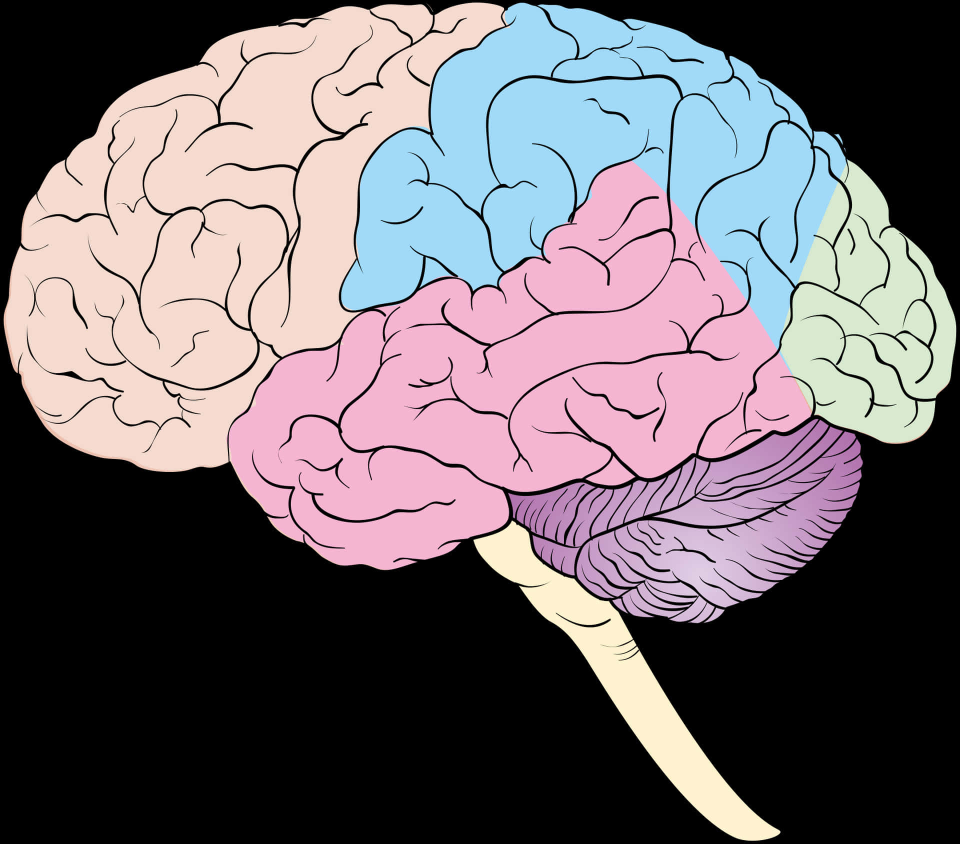
#> input picture harris/brain2.jpeg, 1920 x 1688 px (shown at 1/2 size)
$ python tempCodeRunnerFile.py
#> lines starting #> are read from the running program, lines starting #| are printed output that depends on the picture; after the words box and inside, x2 and y2 are one past the last pixel; in counts of white or black regions, pixels touching at a corner belong together
import numpy as np
import matplotlib.pyplot as plt
from matplotlib.widgets import Slider, Button
from collections import deque
import cv2
from tkinter import Tk
from tkinter.filedialog import askopenfilename

def get_neighbors(point, shape):
    x, y = point
    neighbors = []
    dir = [(0, 1), (1, 0), (0, -1), (-1, 0), (1, 1), (-1, -1), (1, -1), (-1, 1)]
    for dx, dy in dir:
        nx, ny = x + dx, y + dy
        if 0 <= nx < shape[0] and 0 <= ny < shape[1]:
            neighbors.append((nx, ny))
    return neighbors

def region_growing(image, seed_point, threshold):
    if len(image.shape) == 3:
        image = np.mean(image, axis=2)

    visited = np.zeros(image.shape, dtype=bool)
    region = np.zeros(image.shape, dtype=bool)

    seed_value = image[seed_point]
    queue = deque([seed_point])

    while queue:
        current_point = queue.popleft()
        x, y = current_point

        if visited[x, y]:
            continue

        visited[x, y] = True

        if abs(image[x, y] - seed_value) <= threshold:
            region[x, y] = 1
            neighbors = get_neighbors(current_point, image.shape)
            for n in neighbors:
                if not visited[n[0], n[1]]:
                    queue.append(n)

    return region

def load_image():
    global Original, image, seed
    Tk().withdraw()  # Hide the root tkinter window
    file_path = askopenfilename(filetypes=[("Image files", "*.jpeg;*.jpg;*.png;*.bmp")])
    if file_path:
        Original = cv2.cvtColor(cv2.imread(file_path), cv2.COLOR_BGR2RGB)
        image = cv2.imread(file_path, cv2.IMREAD_GRAYSCALE)
        seed = (image.shape[0] // 2, image.shape[1] // 2)  # Reset seed to the center of the new image
        update(None)  # Update the display with the new image

# Load the initial image
Original = cv2.cvtColor(cv2.imread('brain2.jpeg'), cv2.COLOR_BGR2RGB)
image = cv2.imread('brain2.jpeg', cv2.IMREAD_GRAYSCALE)
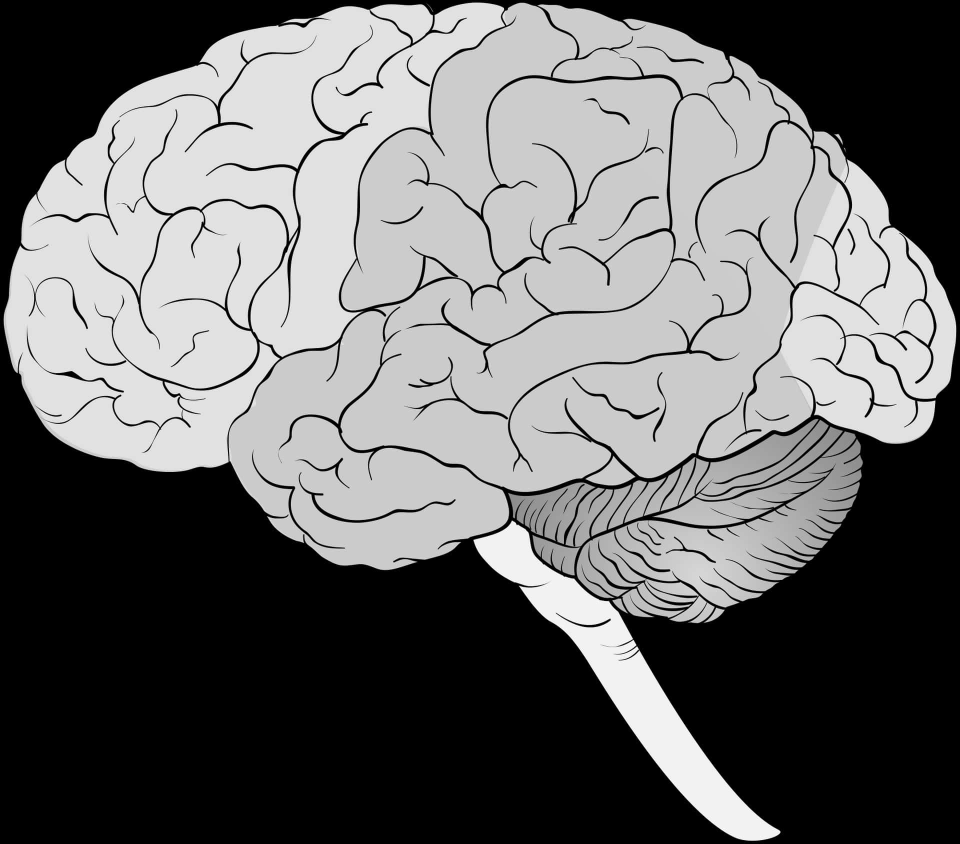
#> image: shape (1688, 1920) (shown at 1/2 size); min 0, max 255, mean 107.9
seed = (800, 750)

# Initial threshold value
initial_threshold = 26

# Create the figure and axes
fig, (ax1, ax2) = plt.subplots(1, 2, figsize=(10, 5))
plt.subplots_adjust(bottom=0.25)

# Display the original image
ax1.imshow(Original)
ax1.set_title('Original Image')

# Display the initial region growing result
region = region_growing(image, seed, initial_threshold)
#> in region_growing, `seed_value = image[seed_point]`: seed_value = 203
#> after the loop in region_growing, `while queue:`:
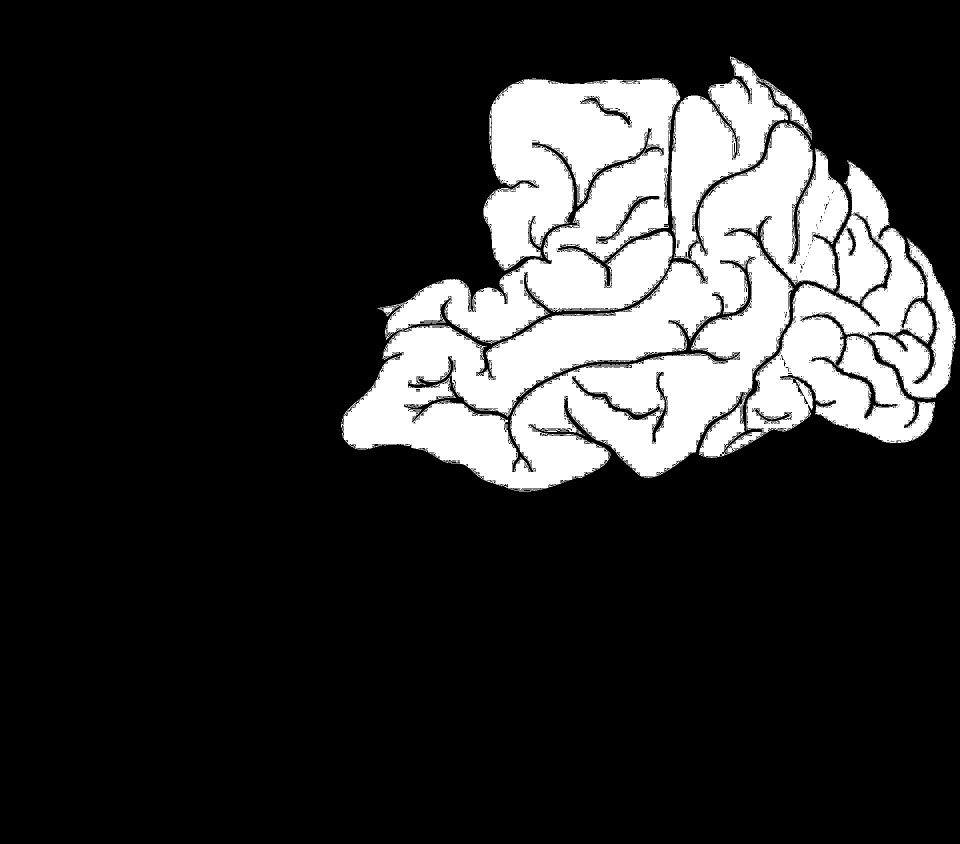
#> region: shape (1688, 1920) bool (shown at 1/2 size); 18.5% white; 1 white region, box (x1, y1, x2, y2) and area: (682, 113, 1912, 983) 598019
#> after the loop in region_growing, `while queue:`:
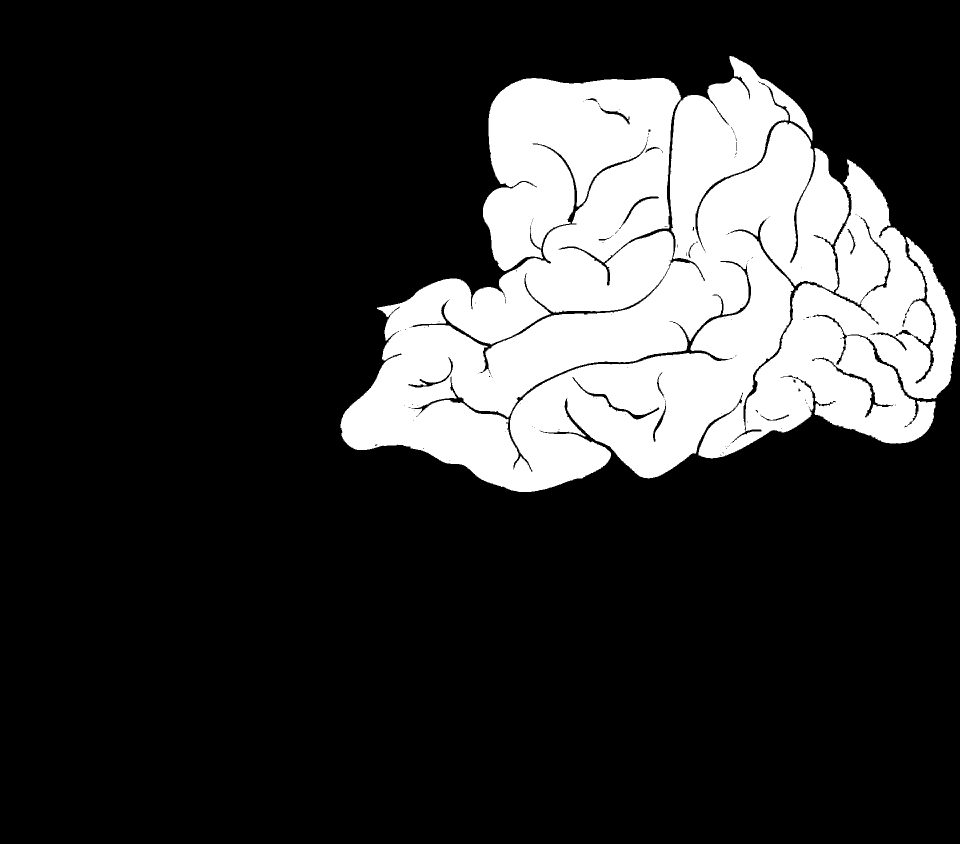
#> visited: shape (1688, 1920) bool (shown at 1/2 size); 20.2% white; 1 white region, box (x1, y1, x2, y2) and area: (681, 112, 1913, 984) 655870
result = Original * region[:, :, np.newaxis]
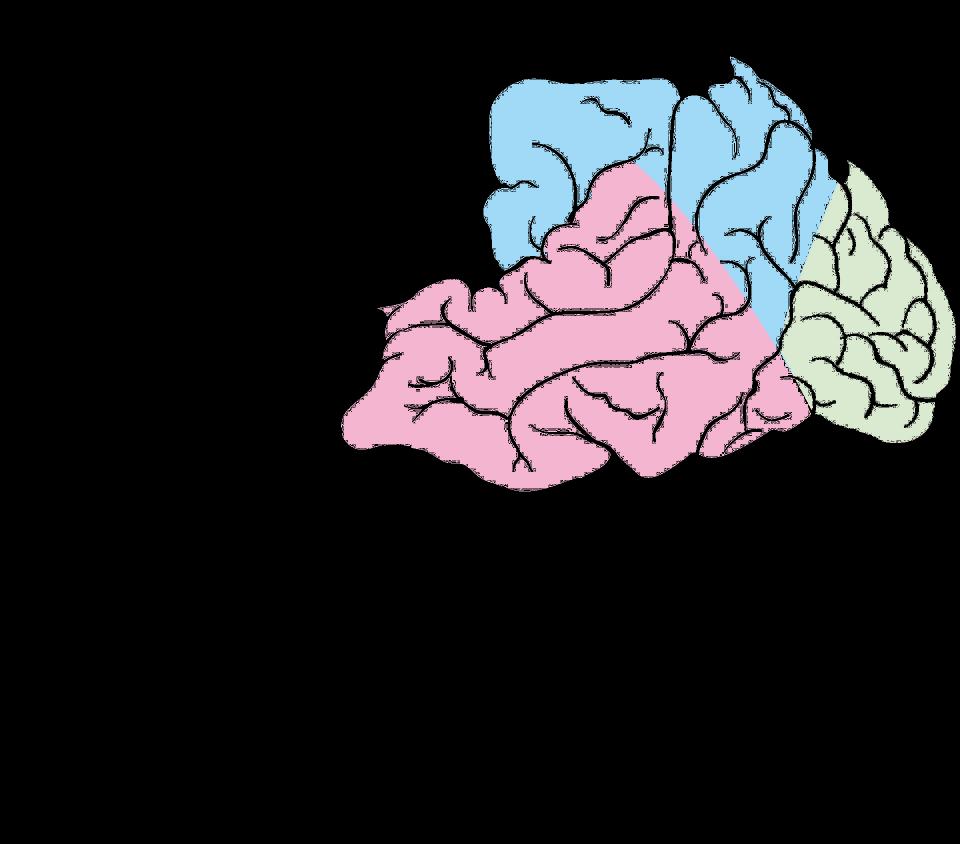
#> result: shape (1688, 1920, 3) (shown at 1/2 size); mean R, G, B 39.5, 37.3, 40.6
region_plot = ax2.imshow(result)
ax2.set_title('Region Grown')

# Add a slider for the threshold
ax_slider = plt.axes([0.2, 0.1, 0.65, 0.03])
threshold_slider = Slider(ax_slider, 'Threshold', 0, 255, valinit=initial_threshold, valstep=1)

# Add a button to refresh the result
ax_button_refresh = plt.axes([0.8, 0.025, 0.1, 0.04])
refresh_button = Button(ax_button_refresh, 'Refresh')

# Add a button to load a new image
ax_button_load = plt.axes([0.65, 0.025, 0.1, 0.04])
load_button = Button(ax_button_load, 'Load Image')

# Update function for the slider and button
def update(val):
    global region_plot
    threshold = threshold_slider.val
    region = region_growing(image, seed, threshold)
    result = Original * region[:, :, np.newaxis]
    region_plot.set_data(result)
    ax1.imshow(Original)  # Update the original image display
    fig.canvas.draw_idle()

# Function to handle mouse clicks for setting the seed point
def on_click(event):
    global seed
    if event.inaxes == ax1:  # Check if the click is on the original image
        seed = (int(event.ydata), int(event.xdata))
        update(None)  # Update the region growing result

# Connect the slider, buttons, and mouse click event to their respective handlers
# threshold_slider.on_changed(update)
refresh_button.on_clicked(lambda event: update(None))
load_button.on_clicked(lambda event: load_image())
fig.canvas.mpl_connect('button_press_event', on_click)

plt.show()
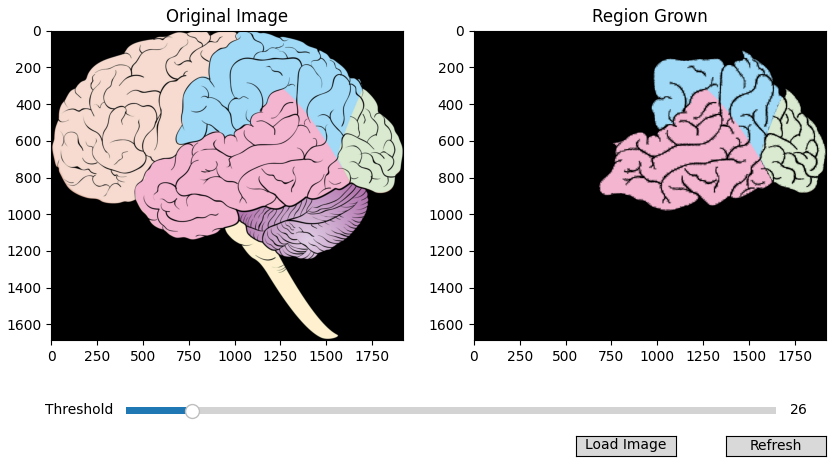
#> figure drawn by matplotlib, 3 panels
